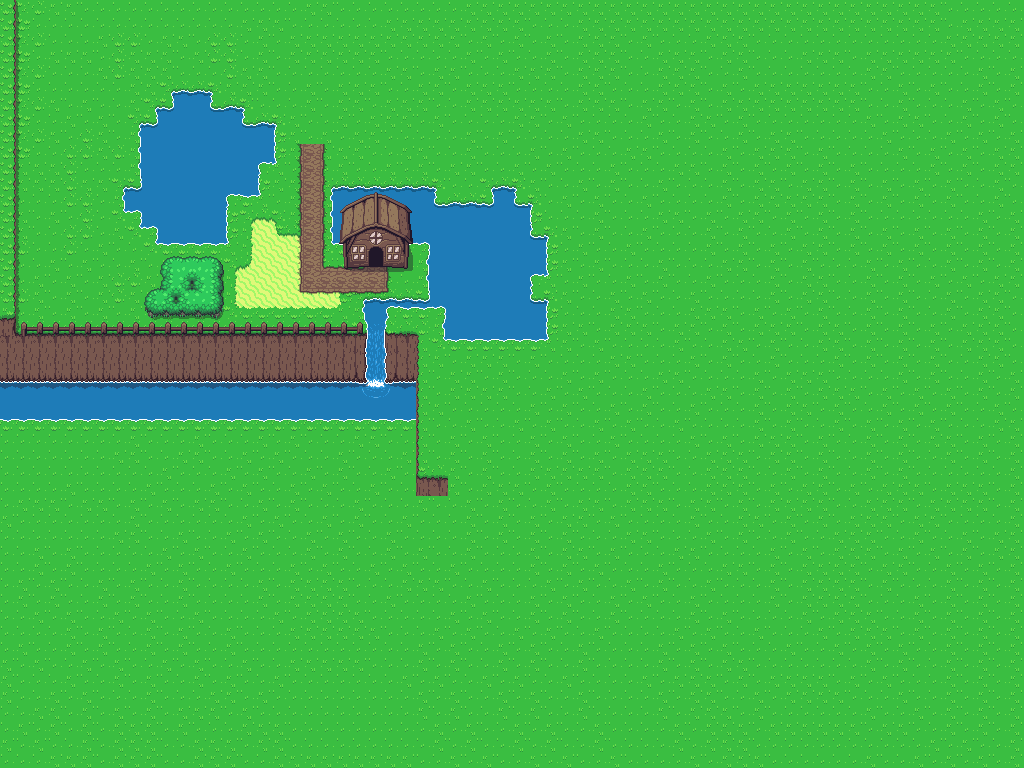

This is a level from a 2D game, rendered from its Tiled map with the project's own tilesets. A one-line summary and the map file follow, with tile-layer data summarised:
An orthogonal 64x48 tile map with 16x16 px tiles, 5 tile layers (Base, Road, Shadows, Buildings, ...), 3 tilesets and 2 objects (Spawn, Npc).

<map version="1.10" tiledversion="1.11.0" orientation="orthogonal" renderorder="right-down" width="64" height="48" tilewidth="16" tileheight="16" infinite="0" nextlayerid="9" nextobjectid="3">
 <tileset firstgid="1" source="Overworld.tsx" />
 <tileset firstgid="1441" source="character.tsx" />
 <tileset firstgid="1713" source="log.tsx" />
 <layer id="1" name="Base" width="64" height="48">
  <properties>
   <property name="Position" value="background" />
  </properties>
  <data>[3072 cells, 3072 non-empty, 56 distinct tile ids]</data>
 </layer>
 <layer id="8" name="Road" width="64" height="48">
  <properties>
   <property name="Position" value="background" />
  </properties>
  <data>[3072 cells, 60 non-empty, 22 distinct tile ids]</data>
 </layer>
 <layer id="4" name="Shadows" width="64" height="48">
  <properties>
   <property name="Position" value="background" />
  </properties>
  <data>[3072 cells, 48 non-empty, 6 distinct tile ids]</data>
 </layer>
 <layer id="3" name="Buildings" width="64" height="48">
  <properties>
   <property name="Position" value="background" />
  </properties>
  <data>[3072 cells, 61 non-empty, 27 distinct tile ids]</data>
 </layer>
 <layer id="5" name="Foreground" width="64" height="48">
  <properties>
   <property name="Position" value="foreground" />
  </properties>
  <data>[3072 cells, 23 non-empty, 4 distinct tile ids]</data>
 </layer>
 <objectgroup id="6" name="Npc" />
 <objectgroup id="2" name="Spawn point">
  <object id="1" name="Spawn" x="368.168" y="256.157" width="15.6117" height="15.6117">
   <ellipse />
  </object>
  <object id="2" name="Npc" x="304" y="272" width="16" height="16">
   <ellipse />
  </object>
 </objectgroup>
</map>
